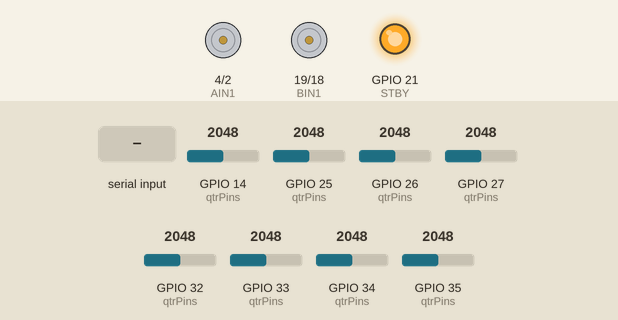
The program below on a simulated ESP32. On the bench: motor-driver pin pairs drawn as motors (green arrow = first pin HIGH = forward, orange = second pin HIGH = backward, longer = more drive, scaled by the enable pin, stopped while the standby pin is LOW), output pins drawn as LEDs (lit = HIGH). Inputs (shaded band) come from the test bench; at power-on: GPIO 14 (qtrPins) = 2048, GPIO 25 (qtrPins) = 2048, GPIO 26 (qtrPins) = 2048, GPIO 27 (qtrPins) = 2048, GPIO 32 (qtrPins) = 2048, GPIO 33 (qtrPins) = 2048, GPIO 34 (qtrPins) = 2048, GPIO 35 (qtrPins) = 2048. Nothing arrives over Bluetooth unless stated; what the program prints to the serial monitor is not drawn.

Above: at 11.2 s.
11.3 s: "1\n" received over the second serial link
At 12.2 s:
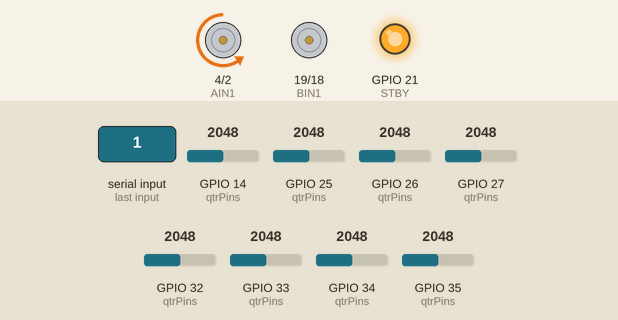
13.2 s: "90,45\n" received over the second serial link
At 13.7 s:
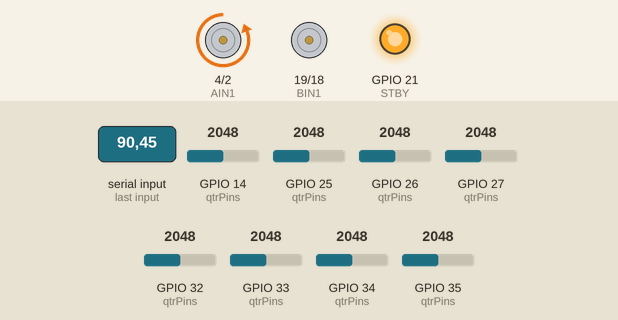
14.7 s: "30,150\n" received over the second serial link
At 16.0 s:
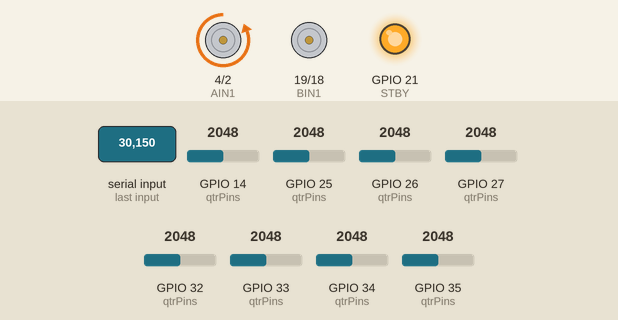
16.3 s: "1\n" received over the second serial link
Timing chart, 0 to 19.3 s (numbered marks = the images above; inputs shaded):
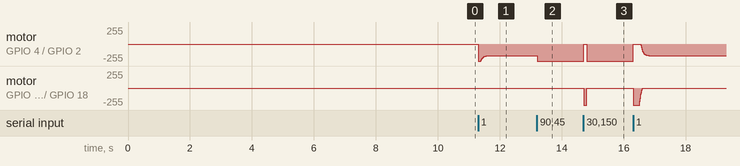

Measured:
- after the input at 13.2 s, motor on GPIO 4 (AIN1) / GPIO 2 (AIN2): backward 175/255 → backward 255/255 at once
- after the input at 14.7 s, motor on GPIO 4 (AIN1) / GPIO 2 (AIN2): backward 255/255 → stopped at once, → backward 255/255 0.10 s later; motor on GPIO 19 (BIN1) / GPIO 18 (BIN2): stopped → backward 255/255 at once, → stopped 0.10 s later

The program:

main.cpp
```cpp
#include <Arduino.h>
#include "BluetoothSerial.h"

BluetoothSerial SerialBT;

// Pines Driver TB6612FNG
#define AIN1 4
#define AIN2 2
#define PWMA 15 // PWM Motor A (Izq)
#define BIN1 19
#define BIN2 18
#define PWMB 5  // PWM Motor B (Der)
#define STBY 21 // Standby

// Pines Sensor QTR-8A
#define S8 14
#define S7 27
#define S6 26
#define S5 25
#define S4 33
#define S3 32
#define S2 35
#define S1 34

const int qtrPins[8] = {S8, S7, S6, S5, S4, S3, S2, S1};

//timer declara el timer el handle
hw_timer_t *timerGiro = NULL;
hw_timer_t *timerMuestreo = NULL;

//declaro segundo nucleo
TaskHandle_t TaskBT;
//TaskHandle_t TaskMotores;

volatile bool cambiarSentido = false;
volatile bool muestrear = false;
volatile bool listo_enviar = false;
static bool sentido = true;

int sensorValues[8];
int sensorValuesDig[8];
float referencia = 0;
float angulo = 0;
float ek = 0;
float ek_1 = 0;
float uk = 0;
float uk_1 = 0;
float pwmbase = 60;
float pwmsent = 0;

float deadband = 1;


float calcularAngulo(int sensorValuesDig[8])
{
  float y = 0;

  // Fila 1: 00000001 -> y = -8.75
  if (sensorValuesDig[0] == 0 && sensorValuesDig[1] == 0 && sensorValuesDig[2] == 0 &&
      sensorValuesDig[3] == 0 && sensorValuesDig[4] == 0 && sensorValuesDig[5] == 0 &&
      sensorValuesDig[6] == 0 && sensorValuesDig[7] == 1)
  {
    y = -8.75;
  }
  // Fila 2: 00000011 -> y = -7.5
  else if (sensorValuesDig[0] == 0 && sensorValuesDig[1] == 0 && sensorValuesDig[2] == 0 &&
           sensorValuesDig[3] == 0 && sensorValuesDig[4] == 0 && sensorValuesDig[5] == 0 &&
           sensorValuesDig[6] == 1 && sensorValuesDig[7] == 1)
  {
    y = -7.5;
  }
  // Fila 3: 00000010 -> y = -6.25
  else if (sensorValuesDig[0] == 0 && sensorValuesDig[1] == 0 && sensorValuesDig[2] == 0 &&
           sensorValuesDig[3] == 0 && sensorValuesDig[4] == 0 && sensorValuesDig[5] == 0 &&
           sensorValuesDig[6] == 1 && sensorValuesDig[7] == 0)
  {
    y = -6.25;
  }
  // Fila 4: 00000110 -> y = -5
  else if (sensorValuesDig[0] == 0 && sensorValuesDig[1] == 0 && sensorValuesDig[2] == 0 &&
           sensorValuesDig[3] == 0 && sensorValuesDig[4] == 0 && sensorValuesDig[5] == 1 &&
           sensorValuesDig[6] == 1 && sensorValuesDig[7] == 0)
  {
    y = -5;
  }
  // Fila 5: 00000100 -> y = -3.75
  else if (sensorValuesDig[0] == 0 && sensorValuesDig[1] == 0 && sensorValuesDig[2] == 0 &&
           sensorValuesDig[3] == 0 && sensorValuesDig[4] == 0 && sensorValuesDig[5] == 1 &&
           sensorValuesDig[6] == 0 && sensorValuesDig[7] == 0)
  {
    y = -3.75;
  }
  // Fila 6: 00001100 -> y = -2.5
  else if (sensorValuesDig[0] == 0 && sensorValuesDig[1] == 0 && sensorValuesDig[2] == 0 &&
           sensorValuesDig[3] == 0 && sensorValuesDig[4] == 1 && sensorValuesDig[5] == 1 &&
           sensorValuesDig[6] == 0 && sensorValuesDig[7] == 0)
  {
    y = -2.5;
  }
  // Fila 7: 00001000 -> y = -1.25
  else if (sensorValuesDig[0] == 0 && sensorValuesDig[1] == 0 && sensorValuesDig[2] == 0 &&
           sensorValuesDig[3] == 0 && sensorValuesDig[4] == 1 && sensorValuesDig[5] == 0 &&
           sensorValuesDig[6] == 0 && sensorValuesDig[7] == 0)
  {
    y = -1.25;
  }
  // Fila 8: 00011000 -> y = 0
  else if (sensorValuesDig[0] == 0 && sensorValuesDig[1] == 0 && sensorValuesDig[2] == 0 &&
           sensorValuesDig[3] == 1 && sensorValuesDig[4] == 1 && sensorValuesDig[5] == 0 &&
           sensorValuesDig[6] == 0 && sensorValuesDig[7] == 0)
  {
    y = 0;
  }
  // Fila 9: 00010000 -> y = 1.25
  else if (sensorValuesDig[0] == 0 && sensorValuesDig[1] == 0 && sensorValuesDig[2] == 0 &&
           sensorValuesDig[3] == 1 && sensorValuesDig[4] == 0 && sensorValuesDig[5] == 0 &&
           sensorValuesDig[6] == 0 && sensorValuesDig[7] == 0)
  {
    y = 1.25;
  }
  // Fila 10: 00110000 -> y = 2.5
  else if (sensorValuesDig[0] == 0 && sensorValuesDig[1] == 0 && sensorValuesDig[2] == 1 &&
           sensorValuesDig[3] == 1 && sensorValuesDig[4] == 0 && sensorValuesDig[5] == 0 &&
           sensorValuesDig[6] == 0 && sensorValuesDig[7] == 0)
  {
    y = 2.5;
  }
  // Fila 11: 00100000 -> y = 3.75
  else if (sensorValuesDig[0] == 0 && sensorValuesDig[1] == 0 && sensorValuesDig[2] == 1 &&
           sensorValuesDig[3] == 0 && sensorValuesDig[4] == 0 && sensorValuesDig[5] == 0 &&
           sensorValuesDig[6] == 0 && sensorValuesDig[7] == 0)
  {
    y = 3.75;
  }
  // Fila 12: 01100000 -> y = 5
  else if (sensorValuesDig[0] == 0 && sensorValuesDig[1] == 1 && sensorValuesDig[2] == 1 &&
           sensorValuesDig[3] == 0 && sensorValuesDig[4] == 0 && sensorValuesDig[5] == 0 &&
           sensorValuesDig[6] == 0 && sensorValuesDig[7] == 0)
  {
    y = 5;
  }
  // Fila 13: 01000000 -> y = 6.25 (tomamos esta como única para este patrón)
  else if (sensorValuesDig[0] == 0 && sensorValuesDig[1] == 1 && sensorValuesDig[2] == 0 &&
           sensorValuesDig[3] == 0 && sensorValuesDig[4] == 0 && sensorValuesDig[5] == 0 &&
           sensorValuesDig[6] == 0 && sensorValuesDig[7] == 0)
  {
    y = 6.25;
  }

  // Fila 14: 11000000 -> y = 7.5 (tomamos esta como única para este patrón)
  else if (sensorValuesDig[0] == 1 && sensorValuesDig[1] == 1 && sensorValuesDig[2] == 0 &&
           sensorValuesDig[3] == 0 && sensorValuesDig[4] == 0 && sensorValuesDig[5] == 0 &&
           sensorValuesDig[6] == 0 && sensorValuesDig[7] == 0)
  {
    y = 7.5;
  }

  // Fila 15: 10000000 -> y = 6.25 (tomamos esta como única para este patrón)
  else if (sensorValuesDig[0] == 1 && sensorValuesDig[1] == 0 && sensorValuesDig[2] == 0 &&
           sensorValuesDig[3] == 0 && sensorValuesDig[4] == 0 && sensorValuesDig[5] == 0 &&
           sensorValuesDig[6] == 0 && sensorValuesDig[7] == 0)
  {
    y = 8.75;
  }

  return y;
}

void moverDerecha(float pw, float us)
{
  // --- Motor Izquierdo ---
  digitalWrite(AIN1, LOW);
  digitalWrite(AIN2, HIGH);
  analogWrite(PWMA, (pw - us));

  // --- Motor Derecho ---
  digitalWrite(BIN1, LOW);
  digitalWrite(BIN2, HIGH);
  analogWrite(PWMB, (pw + us));
}

void moverIzquierda(float pw, float us)
{
  // --- Motor Izquierdo ---
  digitalWrite(AIN1, HIGH);
  digitalWrite(AIN2, LOW);
  analogWrite(PWMA, (pw - us));

  // --- Motor Derecho ---
  digitalWrite(BIN1, HIGH);
  digitalWrite(BIN2, LOW);
  analogWrite(PWMB, (pw + us));
}


void IRAM_ATTR onTimerGiro() {
  cambiarSentido = true; // Activar bandera
}

void IRAM_ATTR onTimerMuestreo() {
  muestrear = true; // Activar bandera de muestreo
}

void loopBlutu(void *parameter){for (;;){

  if (listo_enviar == true)
  {
    SerialBT.print(referencia,4);
    SerialBT.print("p");
    SerialBT.print(angulo),4;
    SerialBT.print("p");
    SerialBT.print(ek,4);
    SerialBT.print("p");
    SerialBT.println(uk,4);
    listo_enviar == false;
  }

  if (SerialBT.available()) {
    String input = SerialBT.readStringUntil('\n');  // Igual que con Serial
    float nuevoValor = input.toFloat();
    referencia = nuevoValor;
  }
//vTaskDelay(10);
}}

//void loopMotores(void *parameter){for (;;){

//}}

void setup()
{
  SerialBT.begin("RB_13");

  delay(10000);

  Serial.begin(115200);
  Serial.println("Lectura QTR-8A inicializada...");

  xTaskCreatePinnedToCore(loopBlutu,"TaskBT",4096,NULL,1,&TaskBT,0);
  //xTaskCreatePinnedToCore(loopMotores,"TaskMotores",4096,NULL,1,&TaskMotores,1);

  // Configurar pines como salida
  pinMode(AIN1, OUTPUT);
  pinMode(AIN2, OUTPUT);
  pinMode(PWMA, OUTPUT);
  pinMode(BIN1, OUTPUT);
  pinMode(BIN2, OUTPUT);
  pinMode(PWMB, OUTPUT);
  pinMode(STBY, OUTPUT);

  // === Configurar Timers ===
  // Timer 0: cambio de giro cada 1s
  timerGiro = timerBegin(0, 80, true);  // 1 tick = 1µs
  timerAttachInterrupt(timerGiro, &onTimerGiro, true);
  timerAlarmWrite(timerGiro, 200000, true); // 1s
  timerAlarmEnable(timerGiro);

  // Timer 1: muestreo cada 10ms
  timerMuestreo = timerBegin(1, 80, true);
  timerAttachInterrupt(timerMuestreo, &onTimerMuestreo, true);
  timerAlarmWrite(timerMuestreo, 10000, true); // 10ms
  timerAlarmEnable(timerMuestreo);

  // Activar driver (STBY en HIGH)
  digitalWrite(STBY, HIGH);


}

void loop()
{
  // === Muestreo ===
  if (muestrear) {
    muestrear = false;

    for (int i = 0; i < 8; i++)
  {
    sensorValues[i] = analogRead(qtrPins[i]);
    if (sensorValues[i] > 2047.5)
    {
      sensorValuesDig[i] = 1;
    }
    else
    {
      sensorValuesDig[i] = 0;
    }
  }

   angulo = calcularAngulo(sensorValuesDig);
    ek = angulo - referencia;

    // --- Banda muerta ---
    if (fabs(ek) < deadband) {
      ek = 0;
    }

    listo_enviar = true;

    // Control discreto
    //uk = 1.5436*(ek - 0.9553*ek_1) - 0.8477*uk_1;
    // Control discreto
    uk = 1.5436*(ek - 0.9553*ek_1) + 0.8477*uk_1;
    ek_1 = ek;
    uk_1 = uk;

    // Aplicar control solo si el error está fuera de la banda
    if (ek > 0) {
      moverIzquierda(pwmbase, uk * 255);
    } else if (ek < 0) {
      moverDerecha(pwmbase, uk * 255);
    } else {
      // dentro de la banda muerta -> motores en velocidad base sin corrección
      moverIzquierda(0, 0);
    }
  }

}
```
